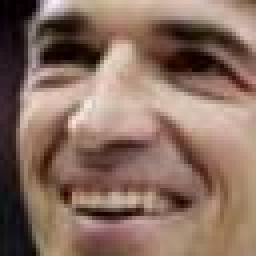
%> input picture Video Signals/Exams/ex_2021-01-19/facesdb/038.jpg, 64 x 64 px, given in place of 001.jpg, which was not available (shown 4 times larger)
$ octave untitled.m   (GNU Octave 9; MATLAB toolbox functions it lacks are replaced by stand-ins)
%> lines starting %> are read from the running program, lines starting %| are printed output that depends on the picture; pictures that were not available may be replaced by others from this repository, and a replacement may not be noted
clc
close all
clear all
n = 100;
%% 1.a)
for i=1:n
 I = imread(sprintf('facesdb/%03d.jpg',i));
%> I is the input picture: size 64x64x3 uint8; mean R, G, B 137.1, 110.1, 97
 %1.b)
 I_hsv = rgb2hsv(I);
%> I_hsv: size 64x64x3 double; mean H, S, V 0.13, 0.347, 0.538
 I_h = I_hsv(:,:,1);
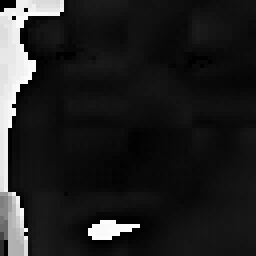
%> I_h: size 64x64 double (shown 4 times larger); min 0, max 0.997, mean 0.13
 I_s = I_hsv(:,:,2);
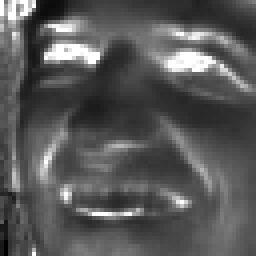
%> I_s: size 64x64 double (shown 4 times larger); min 0, max 1, mean 0.347
 avg_h(i) = median(I_h(:));
 avg_s(i) = median(I_s(:));
end
%> pass 2 of the loop `for i=1:n`:
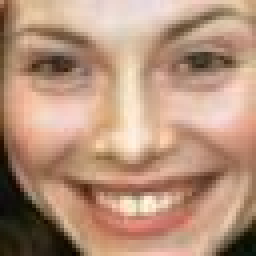
%> input picture Video Signals/Exams/ex_2021-01-19/facesdb/091.jpg, 64 x 64 px, given in place of 002.jpg, which was not available (shown 4 times larger)
%> I is the input picture: size 64x64x3 uint8; mean R, G, B 182.3, 146.4, 123.6
%> I_hsv: size 64x64x3 double; mean H, S, V 0.0744, 0.355, 0.715
%> `I_h = I_hsv(:,:,1);`:
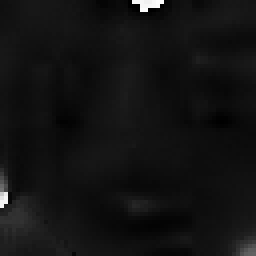
%> I_h: size 64x64 double (shown 4 times larger); min 0, max 0.992, mean 0.0744
%> `I_s = I_hsv(:,:,2);`:
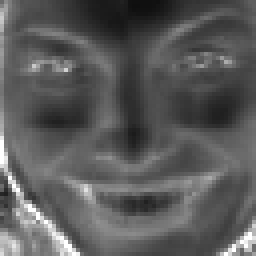
%> I_s: size 64x64 double (shown 4 times larger); min 0.0601, max 1, mean 0.355
%> (the run ends here)
